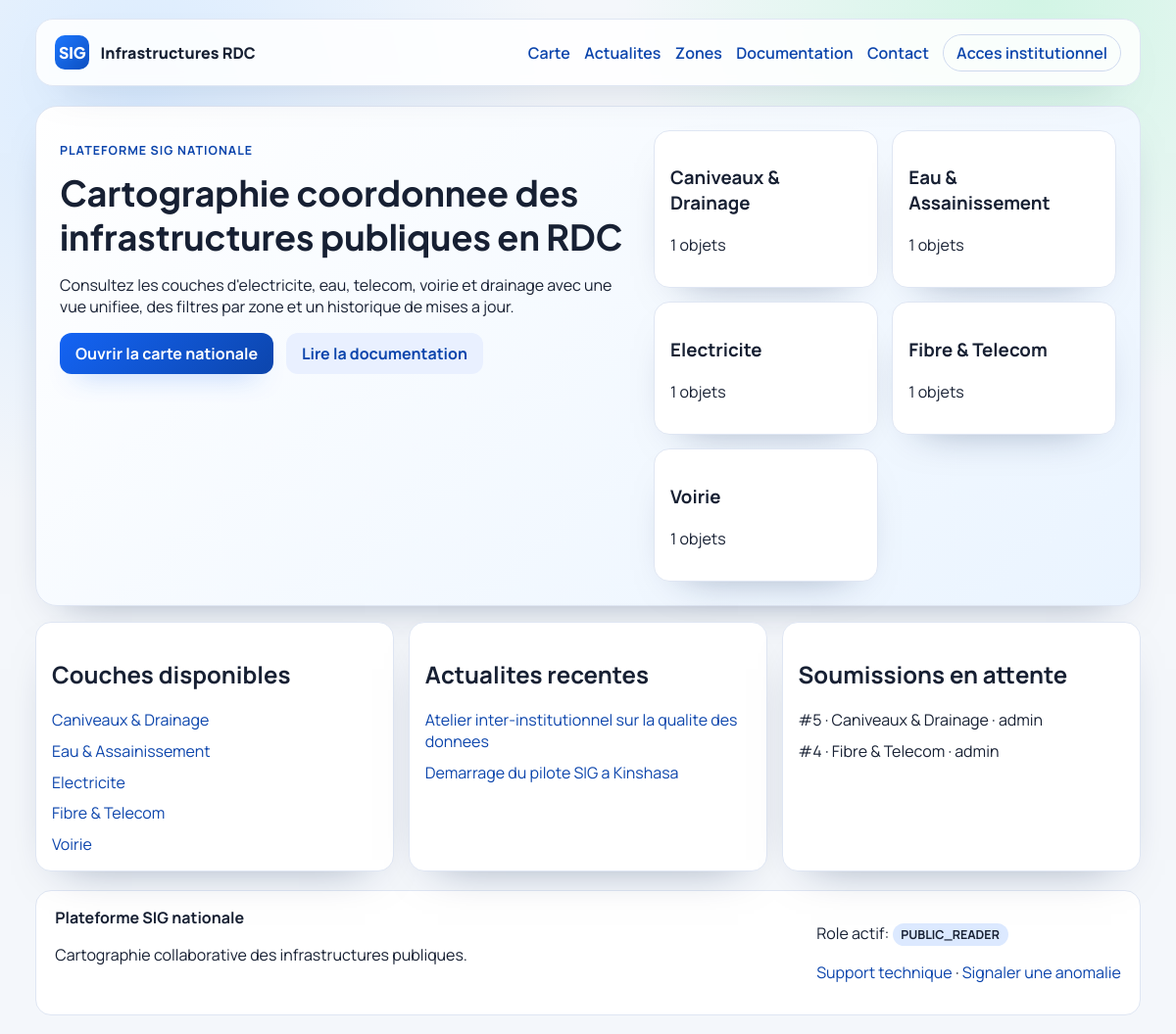
The page / on the database its author committed.
### portal/models.py (models this page shows, shortened)
class TimeStampedModel(models.Model):
    created_at = models.DateTimeField(auto_now_add=True)
    updated_at = models.DateTimeField(auto_now=True)
    class Meta:
        abstract = True

class Layer(TimeStampedModel):
    class InfrastructureType(models.TextChoices):
        ELECTRICITY = "ELECTRICITY", "Electricite"
        WATER_SANITATION = "WATER_SANITATION", "Eau et assainissement"
        FIBER_TELECOM = "FIBER_TELECOM", "Fibre et telecom"
        ROADS = "ROADS", "Voirie"
        DRAINAGE = "DRAINAGE", "Caniveaux et drainage"
    key = models.SlugField(max_length=80, unique=True)
    name = models.CharField(max_length=180)
    infrastructure_type = models.CharField(max_length=20, choices=InfrastructureType.choices)
    description = models.TextField(blank=True)
    is_active = models.BooleanField(default=True)
    public_visible = models.BooleanField(default=True)
    style_config = models.JSONField(default=dict, blank=True)
    visible_fields = models.JSONField(default=list, blank=True)
    required_fields = models.JSONField(default=list, blank=True)
    sensitive_fields = models.JSONField(default=list, blank=True)
    class Meta:
        ordering = ["name"]

class NewsPost(TimeStampedModel):
    title = models.CharField(max_length=220)
    slug = models.SlugField(max_length=230, unique=True)
    summary = models.TextField(blank=True)
    content = models.TextField()
    tags = models.CharField(max_length=220, blank=True)
    publish_date = models.DateTimeField(default=timezone.now)
    is_published = models.BooleanField(default=True)
    author = models.ForeignKey(settings.AUTH_USER_MODEL, null=True, blank=True, on_delete=models.SET_NULL)
    class Meta:
        ordering = ["-publish_date"]

class ChangeRequest(TimeStampedModel):
    class Action(models.TextChoices):
        CREATE = "CREATE", "Creation"
        UPDATE = "UPDATE", "Mise a jour"
        DELETE = "DELETE", "Suppression"
    class Status(models.TextChoices):
        DRAFT = "DRAFT", "Brouillon"
        SUBMITTED = "SUBMITTED", "Soumis"
        APPROVED = "APPROVED", "Approuve"
        REJECTED = "REJECTED", "Rejete"
        NEEDS_CHANGES = "NEEDS_CHANGES", "Correction demandee"
    feature = models.ForeignKey(InfrastructureFeature, null=True, blank=True, on_delete=models.SET_NULL, related_name="change_requests")
    layer = models.ForeignKey(Layer, on_delete=models.PROTECT, related_name="change_requests")
    action = models.CharField(max_length=10, choices=Action.choices, default=Action.UPDATE)
    kml_file = models.FileField(upload_to="requests/kml/", null=True, blank=True)
    proposed_geometry = models.JSONField(default=dict, blank=True)
    proposed_properties = models.JSONField(default=dict, blank=True)
    work_type = models.CharField(max_length=180, default="")
    excavation_depth = models.CharField(max_length=50, default="")
    excavation_start_date = models.DateField(null=True, blank=True)
    excavation_end_date = models.DateField(null=True, blank=True)
    entity_name = models.CharField(max_length=180, default="")
    contact_details = models.TextField(default="")
    status = models.CharField(max_length=20, choices=Status.choices, default=Status.DRAFT)
    comment = models.TextField()
    review_comment = models.TextField(blank=True)
    submitted_by = models.ForeignKey(settings.AUTH_USER_MODEL, on_delete=models.CASCADE, related_name="submitted_requests")
    reviewed_by = models.ForeignKey(settings.AUTH_USER_MODEL, null=True, blank=True, on_delete=models.SET_NULL, related_name="reviewed_requests")
    submitted_at = models.DateTimeField(null=True, blank=True)
    reviewed_at = models.DateTimeField(null=True, blank=True)
    class Meta:
        ordering = ["-updated_at"]

### portal/views.py (the view)
# urls.py: path("", views.home, name="home"),
def home(request):
    layers = _visible_layers_for_user(request.user)
    stats = _feature_queryset_for_user(request.user).values("layer__name").annotate(total=Count("id"))
    recent_news = NewsPost.objects.filter(is_published=True)[:5]
    recent_updates = ChangeRequest.objects.select_related("layer", "submitted_by").filter(status=ChangeRequest.Status.SUBMITTED)[:5]
    context = {
        "layers": layers,
        "stats": stats,
        "recent_news": recent_news,
        "recent_updates": recent_updates,
    }
    return render(request, "portal/home.html", context)

### portal/context_processors.py (called while the page is built)
def navigation_context(request):
    return {
        "current_role": get_user_role(getattr(request, "user", None)),
    }

### portal/utils.py (called while the page is built, shortened)
def get_user_role(user):
    if not user or not user.is_authenticated:
        return UserProfile.Role.PUBLIC_READER

### portal/views.py (called while the page is built, shortened)
def _visible_layers_for_user(user):
    layers = Layer.objects.filter(is_active=True)
    role = get_user_role(user)
    if role == UserProfile.Role.PUBLIC_READER:
        return layers.filter(public_visible=True)
    return layers

def _feature_queryset_for_user(user):
    features = InfrastructureFeature.objects.select_related("layer", "province", "city", "axis")
    role = get_user_role(user)
    if role == UserProfile.Role.PUBLIC_READER:
        return features.filter(layer__public_visible=True, sensitivity_level=InfrastructureFeature.Sensitivity.PUBLIC)

### portal/templates/portal/home.html (shortened to what this page needs)
{% extends 'portal/base.html' %}
{% block content %}
<section class="hero">
  <div>
    <p class="eyebrow">Plateforme SIG nationale</p>
    <h1>Cartographie coordonnee des infrastructures publiques en RDC</h1>
    <p>Consultez les couches d'electricite, eau, telecom, voirie et drainage avec une vue unifiee, des filtres par zone et un historique de mises a jour.</p>
    <div class="hero-actions">
      <a class="btn" href="{% url 'portal:map' %}">Ouvrir la carte nationale</a>
      <a class="btn btn-muted" href="{% url 'portal:documentation' %}">Lire la documentation</a>
    </div>
  </div>
  <div class="stats-grid">
    {% for stat in stats %}
      <article class="stat-card">
        <h3>{{ stat.layer__name }}</h3>
        <p>{{ stat.total }} objets</p>
      </article>
    {% empty %}
      <article class="stat-card"><h3>Demarrage</h3><p>Ajoutez des donnees via le portail institutionnel.</p></article>
    {% endfor %}
  </div>
</section>
<section class="panel-grid">
  <article class="panel">
    <h2>Couches disponibles</h2>
    <ul class="link-list">
      {% for layer in layers %}
        <li><a href="{% url 'portal:infrastructure_page' layer.key %}">{{ layer.name }}</a></li>
      {% empty %}
        <li>Aucune couche active.</li>
      {% endfor %}
    </ul>
  </article>
  <article class="panel">
    <h2>Actualites recentes</h2>
    <ul class="link-list">
      {% for post in recent_news %}
        <li><a href="{% url 'portal:news_detail' post.slug %}">{{ post.title }}</a></li>
      {% empty %}
        <li>Pas d'actualites publiees.</li>
      {% endfor %}
    </ul>
  </article>
  <article class="panel">
    <h2>Soumissions en attente</h2>
    <ul class="link-list">
      {% for item in recent_updates %}
        <li>#{{ item.id }} · {{ item.layer.name }} · {{ item.submitted_by.username }}</li>
      {% empty %}
        <li>Aucune soumission en attente.</li>
      {% endfor %}
    </ul>
  </article>
</section>
{% endblock %}

### portal/templates/portal/base.html (shortened to what this page needs)
{% load static %}
<!DOCTYPE html>
<html lang="fr">
<head>
  <link rel="stylesheet" href="https://unpkg.com/leaflet@1.9.4/dist/leaflet.css" />
  <link rel="stylesheet" href="{% static 'portal/css/site.css' %}">
</head>
<body>
  <div class="site-shell">
    <header class="topbar">
      <a class="brand" href="{% url 'portal:home' %}">
        <span class="brand-mark">SIG</span>
        <span>Infrastructures RDC</span>
      </a>
      <nav class="main-nav" data-main-nav>
        <a href="{% url 'portal:map' %}">Carte</a>
        <a href="{% url 'portal:news_list' %}">Actualites</a>
        <a href="{% url 'portal:zone_provinces' %}">Zones</a>
        <a href="{% url 'portal:documentation' %}">Documentation</a>
        <a href="{% url 'portal:contact' %}">Contact</a>
        {% if user.is_authenticated %}
          <a href="{% url 'portal:institution_dashboard' %}">Portail institutionnel</a>
          {% if current_role == 'NATIONAL_ADMIN' or current_role == 'PROVINCIAL_ADMIN' %}
            <a href="{% url 'portal:admin_validation' %}">Administration</a>
          {% endif %}
          <form class="logout-form" method="post" action="{% url 'portal:logout' %}">
            {% csrf_token %}
            <button class="pill link-button" type="submit">Deconnexion</button>
          </form>
        {% else %}
          <a class="pill" href="{% url 'portal:login' %}">Acces institutionnel</a>
        {% endif %}
      </nav>
    </header>
    <main>
      {% block content %}{% endblock %}
    </main>
    <footer class="footer">
      <div>
        <strong>Plateforme SIG nationale</strong>
        <p>Cartographie collaborative des infrastructures publiques.</p>
      </div>
      <div>
        <p>Role actif: <span class="badge">{{ current_role }}</span></p>
        <p><a href="{% url 'portal:support' %}">Support technique</a> · <a href="{% url 'portal:report' %}">Signaler une anomalie</a></p>
      </div>
    </footer>
  </div>
</body>
</html>

### portal/static/portal/css/site.css (style rules this page uses)
:root { --bg: #f4f7fb; --panel: #ffffff; --ink: #172033; --muted: #5f6b7c; --primary: #1464f4; --primary-strong: #0c45ac; --success: #1f9f5a; --danger: #cf4343; --border: #dfe6f3; --shadow: 0 18px 45px -30px rgba(7, 32, 76, 0.5); }
* { box-sizing: border-box; }
body { margin: 0; font-family: 'Manrope', sans-serif; color: var(--ink); background: radial-gradient(circle at 12% 10%, #d9ebff 0, transparent 30%), radial-gradient(circle at 88% 0%, #d2f5e5 0, transparent 28%), var(--bg); }
a { color: var(--primary-strong); text-decoration: none; }
.site-shell { width: min(1240px, 94vw); margin: 1.2rem auto; }
.topbar { display: flex; align-items: center; gap: 1rem; justify-content: space-between; background: rgba(255, 255, 255, 0.85); border: 1px solid var(--border); border-radius: 18px; padding: 0.9rem 1.2rem; backdrop-filter: blur(6px); box-shadow: var(--shadow); }
.brand { display: inline-flex; align-items: center; gap: 0.7rem; font-weight: 800; color: var(--ink); }
.brand-mark { display: inline-flex; align-items: center; justify-content: center; background: linear-gradient(135deg, #1c77ff, #0d4fc0); color: #fff; width: 2.2rem; height: 2.2rem; border-radius: 10px; font-family: 'Plus Jakarta Sans', sans-serif; }
.main-nav { display: flex; gap: 0.9rem; align-items: center; font-weight: 600; }
main { margin-top: 1.2rem; }
.hero { display: grid; grid-template-columns: 1.25fr 1fr; gap: 1rem; padding: 1.5rem; border-radius: 22px; background: linear-gradient(140deg, #ffffff, #eaf4ff); border: 1px solid var(--border); box-shadow: var(--shadow); }
.hero h1 { margin: 0.3rem 0 0.6rem; font-family: 'Plus Jakarta Sans', sans-serif; font-size: clamp(1.6rem, 3vw, 2.5rem); }
.eyebrow { color: var(--primary-strong); text-transform: uppercase; letter-spacing: 0.08em; font-size: 0.78rem; font-weight: 700; }
.hero-actions { display: flex; gap: 0.8rem; margin-top: 1rem; flex-wrap: wrap; }
.btn { background: linear-gradient(135deg, var(--primary), var(--primary-strong)); color: #fff; border: none; border-radius: 12px; padding: 0.62rem 1rem; font: inherit; font-weight: 700; cursor: pointer; box-shadow: 0 14px 28px -18px rgba(20, 100, 244, 0.8); }
.btn-muted { background: #e9f0ff; color: var(--primary-strong); box-shadow: none; }
.pill { border-radius: 999px; border: 1px solid #cfd9ee; padding: 0.45rem 0.8rem; }
.stats-grid, .panel-grid { display: grid; gap: 0.9rem; grid-template-columns: repeat(auto-fit, minmax(210px, 1fr)); }
.stat-card, .panel { background: var(--panel); border: 1px solid var(--border); border-radius: 16px; padding: 1rem; box-shadow: var(--shadow); }
.panel-grid { margin-top: 1rem; }
.link-list { list-style: none; margin: 0; padding: 0; display: grid; gap: 0.6rem; }
.badge { display: inline-block; padding: 0.2rem 0.55rem; border-radius: 999px; background: #dce9ff; font-size: 0.78rem; font-weight: 700; }
.footer { margin-top: 1.2rem; background: #fff; border-radius: 16px; border: 1px solid var(--border); display: flex; justify-content: space-between; gap: 1rem; padding: 1rem 1.2rem; }

### rows shown on the page
Layer: layer__name "Caniveaux & Drainage", total "1", name "Caniveaux & Drainage"
Layer: layer__name "Eau & Assainissement", total "1", name "Eau & Assainissement"
Layer: layer__name "Electricite", total "1", name "Electricite"
Layer: layer__name "Fibre & Telecom", total "1", name "Fibre & Telecom"
Layer: layer__name "Voirie", total "1", name "Voirie"
NewsPost: title "Atelier inter-institutionnel sur la qualite des donnees"
NewsPost: title "Demarrage du pilote SIG a Kinshasa"
ChangeRequest: id "5", layer.name "Caniveaux & Drainage", submitted_by.username "admin"
ChangeRequest: id "4", layer.name "Fibre & Telecom", submitted_by.username "admin"

### other values the page prints
{{ current_role }} "PUBLIC_READER"
